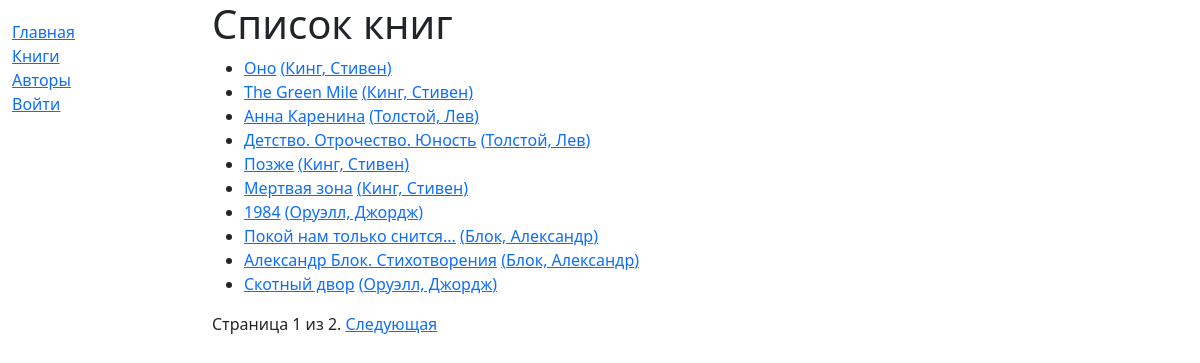
/catalog/books/, run on the app's committed database.
### catalog/models.py (models this page shows, shortened)
class Book(models.Model):
    title = models.CharField(max_length=200)
    author = models.ForeignKey('Author', on_delete=models.CASCADE, null=True)
    summary = models.TextField(max_length=1000, help_text="Введите краткое описание книги")
    isbn = models.CharField('ISBN', max_length=13, help_text="13-ти символьный isbn код")
    genre = models.ManyToManyField(Genre, help_text="Выберите жанр книги")
    language = models.ForeignKey('Language', on_delete=models.SET_NULL, null=True)
    def get_absolute_url(self):
        return reverse('book-detail', args=[str(self.id)])
    def display_genre(self):
        return ', '.join([ genre.name for genre in self.genre.all()[:3] ])
    display_genre.short_description = 'Genre'

class Author(models.Model):
    first_name = models.CharField(max_length=100)
    last_name = models.CharField(max_length=100)
    date_of_birth = models.DateField(null=True, blank=True)
    date_of_death = models.DateField('died', null=True, blank=True)
    def get_absolute_url(self):
        return reverse('author-detail', args=[str(self.id)])
    def __str__(self):
        return f'{self.last_name}, {self.first_name}'
    class Meta:
        ordering = ['last_name']

### catalog/views.py (the view)
class BookListView(generic.ListView):
    model = Book
    paginate_by = 10

### catalog/templates/catalog/book_list.html
{% extends "base_generic.html" %}
{% block content %}
    <h1>Список книг</h1>
    {% if book_list %}
    <ul>
        {% for book in book_list %}
        <li>
            <a href="{{ book.get_absolute_url }}">{{ book.title }}</a> <a href="{{ book.author.get_absolute_url }}">({{book.author}})</a>
        </li>
        {% endfor %}
    </ul>
    {% else %}
        <p>В библиотеке отсутствуют книги</p>
    {% endif %}
{% endblock %}

### catalog/templates/base_generic.html (shortened to what this page needs)
<!DOCTYPE html>
<html lang="en">
<head>
    <link href="https://cdn.jsdelivr.net/npm/bootstrap@5.3.3/dist/css/bootstrap.min.css" rel="stylesheet"
>
    {% load static %}
    <link rel="stylesheet" href="{% static 'css/style.css' %}">
</head>
<body>
    <div class="container-fluid">
        <div class="row">
            <div class="col-sm-2">
                {% block sidebar %}
                    <ul class="sidebar-nav">
                        <li><a href="{% url 'index' %}">Главная</a></li>
                        <li><a href="{% url 'books' %}">Книги</a></li>
                        <li><a href="{% url 'authors' %}">Авторы</a></li>
                        {% if user.is_authenticated %}
                        <li><a href="{% url 'my-borrowed' %}">Арендованные книги</a></li>
                        <li>Пользователь: {{ user.get_username }}</li>
                        <li><a href="{% url 'logout' %}?next={{ request.path }}">Выйти из аккаунта</a></li>
                        {% else %}
                        <li><a href="{% url 'login' %}?next={{ request.path }}">Войти</a></li>
                        {% endif %}
                    </ul>
                {% endblock %}
            </div>
            <div class="col-sm-10">{% block content %}{% endblock %}
            {% block pagination %}
                {% if is_paginated %}
                    <div class="pagination">
                        <span class="page-links">
                            <span class="page-current">
                                Страница {{ page_obj.number }} из {{ page_obj.paginator.num_pages }}.
                            </span>
                            {% if page_obj.has_next %}
                                <a href="{{ request.path }}?page={{ page_obj.next_page_number }}">Следующая</a>
                            {% endif %}
                        </span>
                    </div>
                {% endif %}
          {% endblock %}
        </div>
        </div>
    </div>
</body>
</html>

### catalog/static/css/style.css (style rules this page uses)
.sidebar-nav { margin-top: 20px; padding: 0; list-style: none; }

### data on the page
Book: title "Оно", author "Кинг, Стивен"
Book: title "The Green Mile", author "Кинг, Стивен"
Book: title "Анна Каренина", author "Толстой, Лев"
Book: title "Детство. Отрочество. Юность", author "Толстой, Лев"
Book: title "Позже", author "Кинг, Стивен"
Book: title "Мертвая зона", author "Кинг, Стивен"
Book: title "1984", author "Оруэлл, Джордж"
Book: title "Покой нам только снится...", author "Блок, Александр"
Book: title "Александр Блок. Стихотворения", author "Блок, Александр"
Book: title "Скотный двор", author "Оруэлл, Джордж"

### other printed values
{{ page_obj.number }} "1"
{{ page_obj.paginator.num_pages }} "2"
